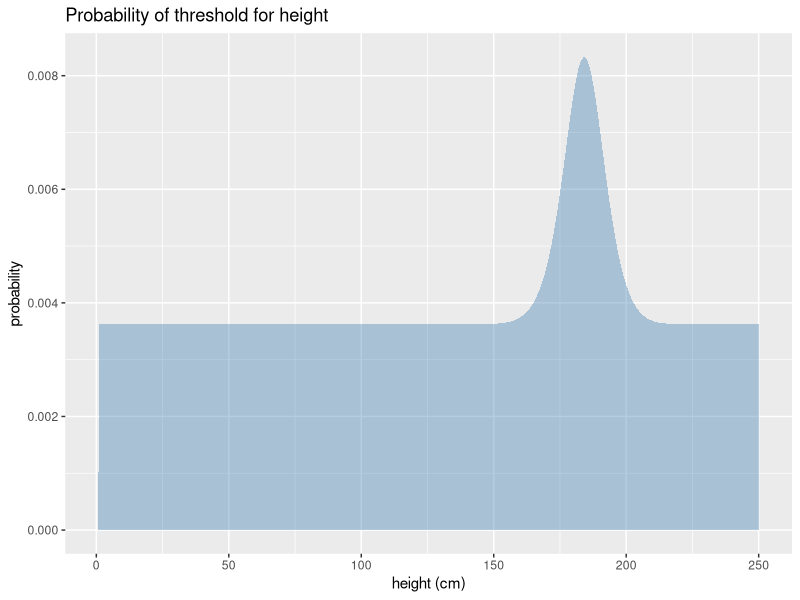
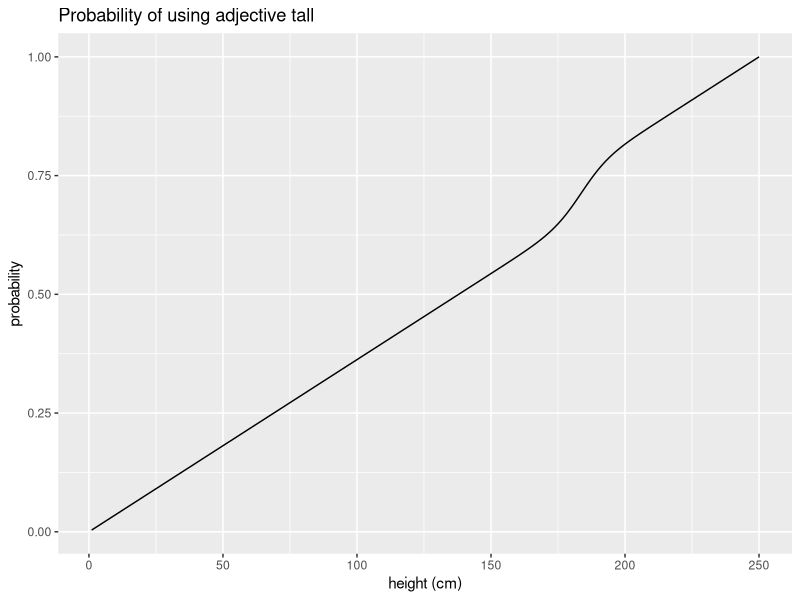
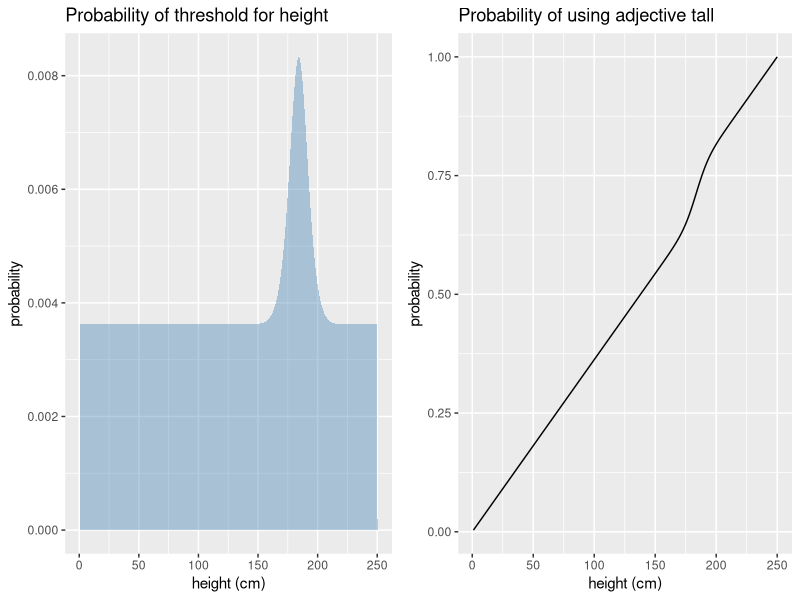
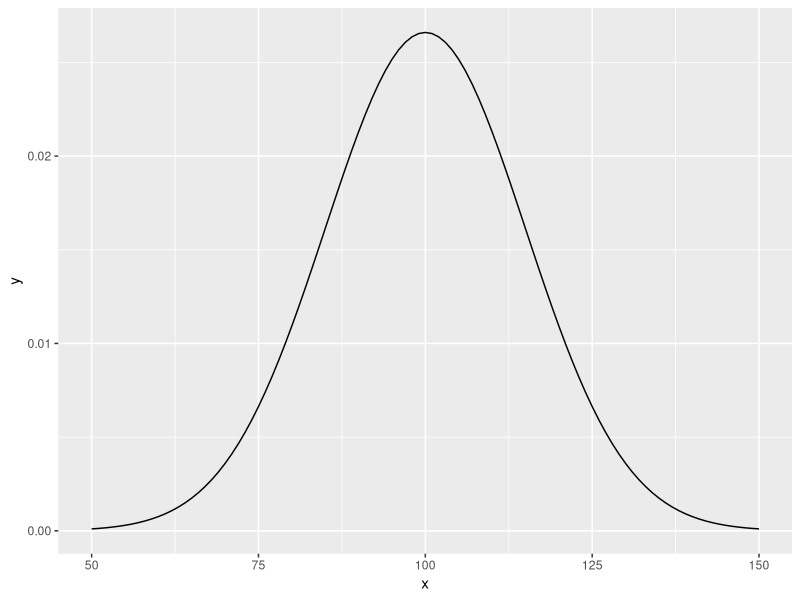
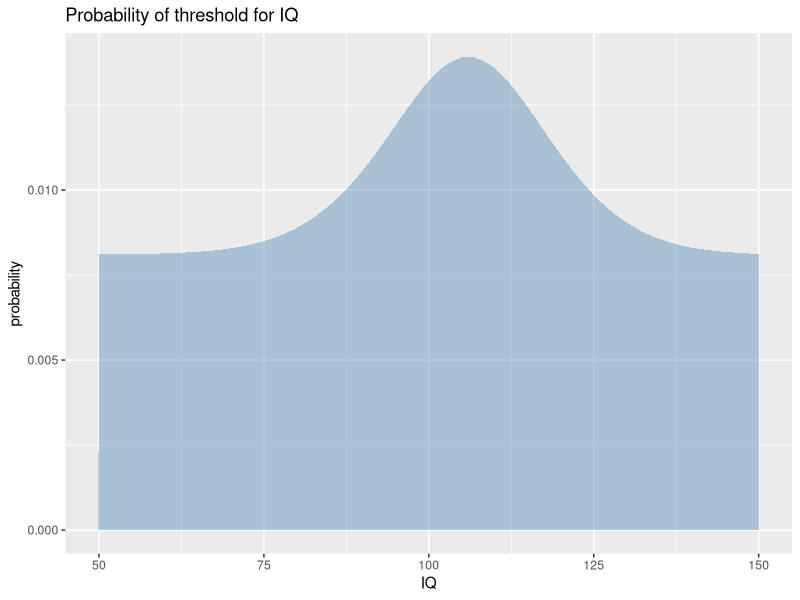

These figures' R source, in order: (Note: a time limit stopped this script after it produced the figures.)
library(ggplot2)
library(gridExtra)

# Task 1
literal.listener <- function(x, threshold, densityf, cumulativef) {
  
  ifelse(
    x>=threshold,
    densityf(x)/(1-cumulativef(threshold)),
    0
  )
  
}

expected.success <- function(threshold, scale.points, densityf, cumulativef) {
  
  ifelse(threshold>min(scale.points), sum(sapply(scale.points[scale.points<threshold], function(x) {densityf(x) * densityf(x)})), 0) + 
    sum(sapply(scale.points[scale.points>=threshold], function(x) {densityf(x) * literal.listener(x, threshold, densityf, cumulativef)}))
  
}

utility <- function(threshold, scale.points, coverage.parameter, densityf, cumulativef) {
  
  expected.success(threshold, scale.points, densityf, cumulativef) + 
    coverage.parameter * sum(sapply(scale.points[scale.points>=threshold], function(x) {densityf(x)}))

}

probability.threshold <- function(threshold, scale.points, lambda, coverage.parameter, densityf, cumulativef, denominator) {
  
  if(is.null(denominator))
    denominator <- sum(sapply(scale.points, function(x) {exp(lambda * utility(x, scale.points, coverage.parameter, densityf, cumulativef))}))
  
  exp(lambda * utility(threshold, scale.points, coverage.parameter, densityf, cumulativef)) / denominator
  
}

use.adjective <- function(degree, scale.points, lambda, coverage.parameter, densityf, cumulativef, denominator) {
  
  if(is.null(denominator))
    denominator <- sum(sapply(scale.points, function(x) {exp(lambda * utility(x, scale.points, coverage.parameter, densityf, cumulativef))}))
  
  sum(sapply(scale.points[scale.points<=degree], function(x) {probability.threshold(x, scale.points, lambda, coverage.parameter, densityf, cumulativef, denominator)}))
  
}

# plot 1: probability of threshold
# we will work with points 1 to 250 (cm)
scale.points <- c(1:250) 
lambda <- 50
c <- 0

densityf <- function(x) {dnorm(x, 180, 10)}
cumulativef <- function(x) {pnorm(x, 180, 10)}

# we create a dataframe for plotting
example.height <- data.frame(x=scale.points) 

denominator <- sum(sapply(scale.points, function(x) {exp(lambda * utility(x, scale.points, c, densityf, cumulativef))}))

example.height$pt <- sapply(example.height$x, 
                           function(x) {probability.threshold(x, scale.points, lambda, c, densityf, cumulativef, denominator)}) 

g1 <- ggplot(example.height, aes(x=x, y=pt)) 
g1 <- g1 + geom_area(fill="steelblue", alpha=.4) + xlab("height (cm)") + ylab("probability") + ggtitle("Probability of threshold for height")
g1

# plot 2: probability of using adjective
example.height$pua <- sapply(example.height$x,
                             function(x) {use.adjective(x, scale.points, lambda, c, densityf, cumulativef, denominator)})

g2 <- ggplot(example.height, aes(x=x, y=pua)) + xlab("height (cm)") + ylab("probability") + ggtitle("Probability of using adjective tall")
g2 <- g2 + geom_line() 
g2

grid.arrange(g1, g2, ncol=2)

# verification
probability.threshold(183, scale.points, lambda, c, densityf, cumulativef, denominator)
probability.threshold(184, scale.points, lambda, c, densityf, cumulativef, denominator)
probability.threshold(185, scale.points, lambda, c, densityf, cumulativef, denominator)


# Task 2
# IQ
# wrong one without range [50, 150]
test <- rnorm(101, 100, 15)
mean(test)
sd(test)

count <- 0
for(i in 1:101) {
  if(test[i] >= 70 && test[i] <= 130) {
    count <- count + 1
  }
}
count/100

# right one with range [50, 150]
mean <- 100
sd <- 15

x <- c(50:150)
y <- sapply(x, function(x) {dnorm(x, mean, sd)})
df <- data.frame(x, y)
ggplot(df, aes(x = x, y = y)) + geom_line()

p <- pnorm(x, mean, sd)
p[81] # 95% + 5%/2 = 97.5%, the cumulative probability that x < 130
x[81] # check if x's upper bound = 130

scale.points <- c(50:150) 
lambda <- 50
c <- 0

densityf <- function(x) {dnorm(x, mean, sd)}
cumulativef <- function(x) {pnorm(x, mean, sd)}

example.iq <- data.frame(x=scale.points) 

denominator <- sum(sapply(scale.points, function(x) {exp(lambda * utility(x, scale.points, c, densityf, cumulativef))}))

example.iq$pt <- sapply(example.iq$x, 
                            function(x) {probability.threshold(x, scale.points, lambda, c, densityf, cumulativef, denominator)}) 

g1 <- ggplot(example.iq, aes(x=x, y=pt)) 
g1 <- g1 + geom_area(fill="steelblue", alpha=.4) + xlab("IQ") + ylab("probability") + ggtitle("Probability of threshold for IQ")
g1

example.iq$pua <- sapply(example.iq$x,
                             function(x) {use.adjective(x, scale.points, lambda, c, densityf, cumulativef, denominator)})


g2 <- ggplot(example.iq, aes(x=x, y=pua)) + xlab("IQ") + ylab("probability") + ggtitle("Probability of using adjective smart")
g2 <- g2 + geom_line() 
g2

grid.arrange(g1, g2, ncol=2)

# verification

probability.threshold(105, scale.points, lambda, c, densityf, cumulativef, denominator)
probability.threshold(106, scale.points, lambda, c, densityf, cumulativef, denominator)
probability.threshold(107, scale.points, lambda, c, densityf, cumulativef, denominator)

use.adjective(106, scale.points, lambda, c, densityf, cumulativef, denominator)


# Waiting time
# test if shape = 2, scale = 1, mean = 2, var = 2
test <- rgamma(31, shape = 2, scale = 1)
mean(test) 
var(test)

x <- c(0:30)
y <- sapply(x, function(x) {dgamma(x, shape = 2, scale = 1)})
df <- data.frame(x, y)
ggplot(df, aes(x = x, y = y)) + geom_line()

scale.points <- c(0:30) 
lambda <- 50
c <- 0

densityf <- function(x) {dgamma(x, shape = 2, scale = 1)}
cumulativef <- function(x) {pgamma(x, shape = 2, scale = 1)}

example.wt <- data.frame(x=scale.points) 

denominator <- sum(sapply(scale.points, function(x) {exp(lambda * utility(x, scale.points, c, densityf, cumulativef))}))

example.wt$pt <- sapply(example.wt$x, 
                        function(x) {probability.threshold(x, scale.points, lambda, c, densityf, cumulativef, denominator)}) 

g1 <- ggplot(example.wt, aes(x=x, y=pt)) 
g1 <- g1 + geom_area(fill="steelblue", alpha=.4) + xlab("Wating time (minutes)") + ylab("probability") + ggtitle("Probability of threshold for waiting time")
g1

example.wt$pua <- sapply(example.wt$x,
                         function(x) {use.adjective(x, scale.points, lambda, c, densityf, cumulativef, denominator)})


g2 <- ggplot(example.wt, aes(x=x, y=pua)) + xlab("Waiting time (minutes)") + ylab("probability") + ggtitle("Probability of using adjective late")
g2 <- g2 + geom_line() 
g2

grid.arrange(g1, g2, ncol=2)

# verification
probability.threshold(1, scale.points, lambda, c, densityf, cumulativef, denominator)
probability.threshold(2, scale.points, lambda, c, densityf, cumulativef, denominator)
probability.threshold(3, scale.points, lambda, c, densityf, cumulativef, denominator)
probability.threshold(4, scale.points, lambda, c, densityf, cumulativef, denominator)
probability.threshold(5, scale.points, lambda, c, densityf, cumulativef, denominator)
probability.threshold(6, scale.points, lambda, c, densityf, cumulativef, denominator)

use.adjective(2, scale.points, lambda, c, densityf, cumulativef, denominator)
use.adjective(7, scale.points, lambda, c, densityf, cumulativef, denominator)
use.adjective(10, scale.points, lambda, c, densityf, cumulativef, denominator)
use.adjective(15, scale.points, lambda, c, densityf, cumulativef, denominator)
use.adjective(20, scale.points, lambda, c, densityf, cumulativef, denominator)
use.adjective(30, scale.points, lambda, c, densityf, cumulativef, denominator)


# Task 3
